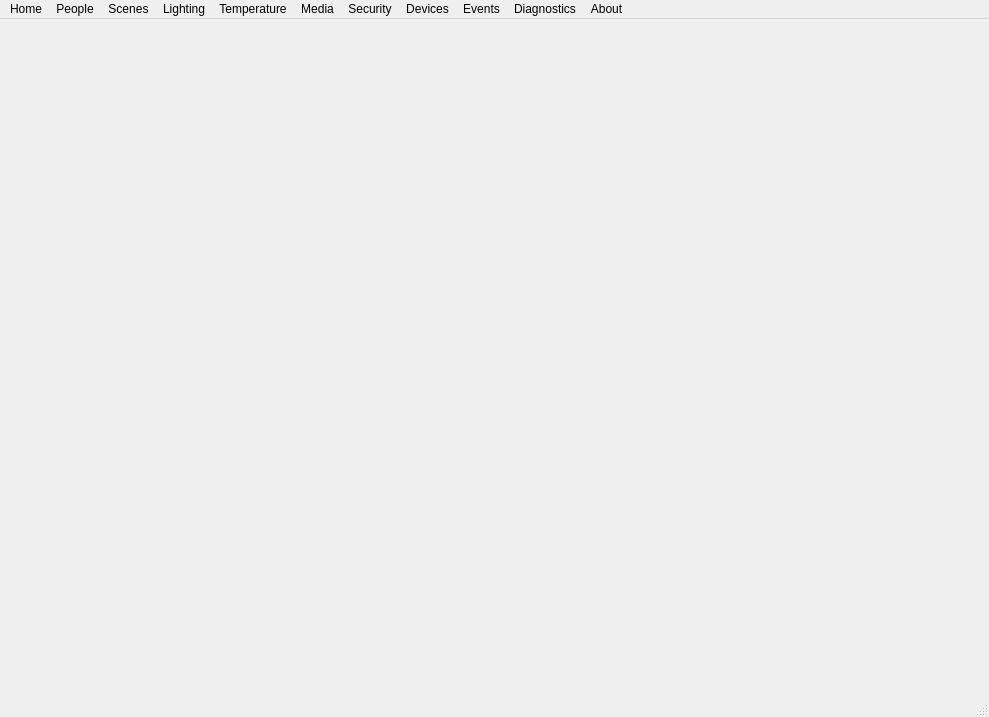
<?xml version="1.0" encoding="UTF-8"?>
<ui version="4.0">
 <class>MainWindow</class>
 <widget class="QMainWindow" name="MainWindow">
  <property name="geometry">
   <rect>
    <x>0</x>
    <y>0</y>
    <width>989</width>
    <height>717</height>
   </rect>
  </property>
  <property name="windowTitle">
   <string>MainWindow</string>
  </property>
  <widget class="QWidget" name="centralwidget"/>
  <widget class="QMenuBar" name="menubar">
   <property name="geometry">
    <rect>
     <x>0</x>
     <y>0</y>
     <width>989</width>
     <height>23</height>
    </rect>
   </property>
   <widget class="QMenu" name="menuHome">
    <property name="title">
     <string>Home</string>
    </property>
    <addaction name="actionSystem"/>
    <addaction name="actionWeather"/>
    <addaction name="actionConfigure_2"/>
    <addaction name="actionEvents"/>
    <addaction name="actionRooms"/>
   </widget>
   <widget class="QMenu" name="menuPeople">
    <property name="title">
     <string>People</string>
    </property>
    <addaction name="actionConfigure_3"/>
   </widget>
   <widget class="QMenu" name="menuLights">
    <property name="title">
     <string>Scenes</string>
    </property>
   </widget>
   <widget class="QMenu" name="menuLighting">
    <property name="title">
     <string>Lighting</string>
    </property>
   </widget>
   <widget class="QMenu" name="menuTemperature">
    <property name="title">
     <string>Temperature</string>
    </property>
   </widget>
   <widget class="QMenu" name="menuSecurity">
    <property name="title">
     <string>Security</string>
    </property>
   </widget>
   <widget class="QMenu" name="menuDevices">
    <property name="title">
     <string>Devices</string>
    </property>
   </widget>
   <widget class="QMenu" name="menuEvents">
    <property name="title">
     <string>Events</string>
    </property>
   </widget>
   <widget class="QMenu" name="menuDiagnostics">
    <property name="title">
     <string>Diagnostics</string>
    </property>
   </widget>
   <widget class="QMenu" name="menuMedia">
    <property name="title">
     <string>Media</string>
    </property>
   </widget>
   <widget class="QMenu" name="menuAbout">
    <property name="title">
     <string>About</string>
    </property>
   </widget>
   <addaction name="menuHome"/>
   <addaction name="menuPeople"/>
   <addaction name="menuLights"/>
   <addaction name="menuLighting"/>
   <addaction name="menuTemperature"/>
   <addaction name="menuMedia"/>
   <addaction name="menuSecurity"/>
   <addaction name="menuDevices"/>
   <addaction name="menuEvents"/>
   <addaction name="menuDiagnostics"/>
   <addaction name="menuAbout"/>
  </widget>
  <widget class="QStatusBar" name="statusbar"/>
  <action name="actionConfigure">
   <property name="text">
    <string>Configure</string>
   </property>
  </action>
  <action name="actionSystem">
   <property name="text">
    <string>System</string>
   </property>
  </action>
  <action name="actionWeather">
   <property name="text">
    <string>Weather</string>
   </property>
  </action>
  <action name="actionConfigure_2">
   <property name="text">
    <string>Configure</string>
   </property>
  </action>
  <action name="actionEvents">
   <property name="text">
    <string>Events</string>
   </property>
  </action>
  <action name="actionConfigure_3">
   <property name="text">
    <string>Add...</string>
   </property>
  </action>
  <action name="actionConfigure_4">
   <property name="text">
    <string>Configure</string>
   </property>
  </action>
  <action name="actionScenes">
   <property name="text">
    <string>Scenes</string>
   </property>
  </action>
  <action name="actionRooms">
   <property name="text">
    <string>Rooms</string>
   </property>
  </action>
 </widget>
 <resources/>
 <connections/>
</ui>
